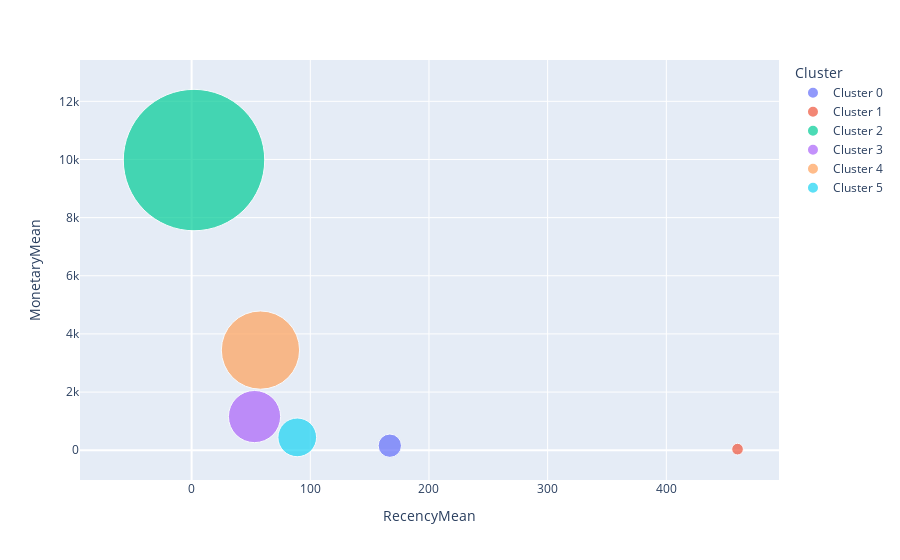

Write notebook code for a chart like this one.
### Code cell
import plotly.express as px

fig = px.scatter(rfm_agg2, x="RecencyMean", y="MonetaryMean", size="FrequencyMean", color="Cluster",
           hover_name="Cluster", size_max=100)
fig.show()

### Figure 1 — Plotly figure (JSON) as saved in the notebook; plotly's stock layout.template omitted (floating-point values rounded to 4 significant figures)
{"data": [{"hovertemplate": "<b>%{hovertext}</b><br><br>Cluster=Cluster 0<br>RecencyMean=%{x}<br>MonetaryMean=%{y}<br>FrequencyMean=%{marker.size}<extra></extra>", "hovertext": ["Cluster 0"], "legendgroup": "Cluster 0", "marker": {"color": "#636efa", "size": [4], "sizemode": "area", "sizeref": 0.0147, "symbol": "circle"}, "mode": "markers", "name": "Cluster 0", "orientation": "v", "showlegend": true, "type": "scatter", "x": [167], "xaxis": "x", "y": [156], "yaxis": "y"}, {"hovertemplate": "<b>%{hovertext}</b><br><br>Cluster=Cluster 1<br>RecencyMean=%{x}<br>MonetaryMean=%{y}<br>FrequencyMean=%{marker.size}<extra></extra>", "hovertext": ["Cluster 1"], "legendgroup": "Cluster 1", "marker": {"color": "#EF553B", "size": [1], "sizemode": "area", "sizeref": 0.0147, "symbol": "circle"}, "mode": "markers", "name": "Cluster 1", "orientation": "v", "showlegend": true, "type": "scatter", "x": [460], "xaxis": "x", "y": [37], "yaxis": "y"}, {"hovertemplate": "<b>%{hovertext}</b><br><br>Cluster=Cluster 2<br>RecencyMean=%{x}<br>MonetaryMean=%{y}<br>FrequencyMean=%{marker.size}<extra></extra>", "hovertext": ["Cluster 2"], "legendgroup": "Cluster 2", "marker": {"color": "#00cc96", "size": [147], "sizemode": "area", "sizeref": 0.0147, "symbol": "circle"}, "mode": "markers", "name": "Cluster 2", "orientation": "v", "showlegend": true, "type": "scatter", "x": [2], "xaxis": "x", "y": [9980], "yaxis": "y"}, {"hovertemplate": "<b>%{hovertext}</b><br><br>Cluster=Cluster 3<br>RecencyMean=%{x}<br>MonetaryMean=%{y}<br>FrequencyMean=%{marker.size}<extra></extra>", "hovertext": ["Cluster 3"], "legendgroup": "Cluster 3", "marker": {"color": "#ab63fa", "size": [20], "sizemode": "area", "sizeref": 0.0147, "symbol": "circle"}, "mode": "markers", "name": "Cluster 3", "orientation": "v", "showlegend": true, "type": "scatter", "x": [53], "xaxis": "x", "y": [1158], "yaxis": "y"}, {"hovertemplate": "<b>%{hovertext}</b><br><br>Cluster=Cluster 4<br>RecencyMean=%{x}<br>MonetaryMean=%{y}<br>FrequencyMean=%{marker.size}<extra></extra>", "hovertext": ["Cluster 4"], "legendgroup": "Cluster 4", "marker": {"color": "#FFA15A", "size": [45], "sizemode": "area", "sizeref": 0.0147, "symbol": "circle"}, "mode": "markers", "name": "Cluster 4", "orientation": "v", "showlegend": true, "type": "scatter", "x": [58], "xaxis": "x", "y": [3444], "yaxis": "y"}, {"hovertemplate": "<b>%{hovertext}</b><br><br>Cluster=Cluster 5<br>RecencyMean=%{x}<br>MonetaryMean=%{y}<br>FrequencyMean=%{marker.size}<extra></extra>", "hovertext": ["Cluster 5"], "legendgroup": "Cluster 5", "marker": {"color": "#19d3f3", "size": [11], "sizemode": "area", "sizeref": 0.0147, "symbol": "circle"}, "mode": "markers", "name": "Cluster 5", "orientation": "v", "showlegend": true, "type": "scatter", "x": [89], "xaxis": "x", "y": [442], "yaxis": "y"}], "layout": {"legend": {"itemsizing": "constant", "title": {"text": "Cluster"}, "tracegroupgap": 0}, "margin": {"t": 60}, "xaxis": {"anchor": "y", "domain": [0, 1], "title": {"text": "RecencyMean"}}, "yaxis": {"anchor": "x", "domain": [0, 1], "title": {"text": "MonetaryMean"}}}}
